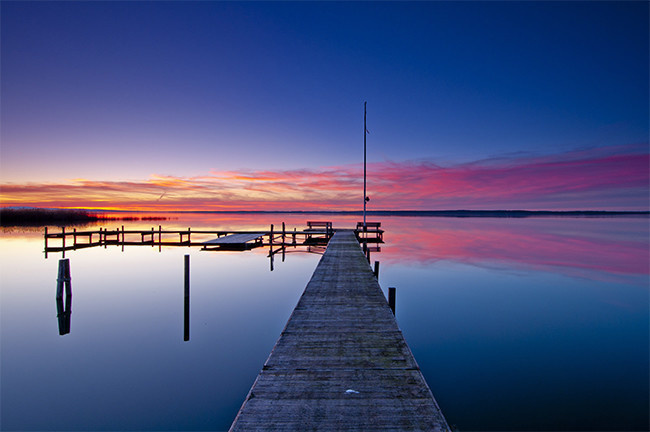
#> input picture img.jpg, 650 x 432 px
$ python -i ImageDB.py   (imports and definitions only)
#> lines starting #> are read from the running program, lines starting #| are printed output that depends on the picture
#> further down, picture is the input picture: PIL image 650x432 RGB; mean R, G, B 77.5, 84.8, 128.5
import io
import mysql.connector
import numpy as np
import random
import zlib
from PIL import Image
class db(object):
  # [67 lines left out: functions init, connect, test, avg_rgb, insert_img, select_rgb, not called in this run]

  def rgb_to_int(self, rgb):
    r, g, b = rgb
    return r*65536 + g*256 + b

  def int_to_rgb(self, rgb):
    r, g, b = rgb // 65536, (rgb - rgb // 65536 * 65536) // 256, rgb % 256
    return (r, g, b)

  # [16 lines left out: function select_rough_rgb, not called in this run]

  def select_ten(self):
    self.cursor.execute("SELECT * FROM imagedb.image LIMIT 10")
    return self.cursor.fetchall()

  def close_connection(self):
    self.cursor.close()
    self.conn.close()

  def resize_cut(self, img): # @raw bytes img, any size =. 300 * 300 pix
    size=img.size
#> size = (650, 432)
    if(size[0] > size[1]):
      img = img.resize((int(size[0]/size[1]*300), 300))
      size = img.size
#> size = (451, 300)
      img = img.crop(( int((size[0] - 300) / 2), 0, int((size[0] + 300) / 2), 300))
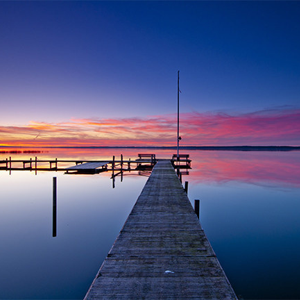
#> img: PIL image 300x300 RGB; mean R, G, B 79.6, 86.4, 131.1
    else:
      img = img.resize((300, int(size[1]/size[0]*300)))
      size = img.size
      img = img.crop(( 0, int( (size[1] - 300) / 2), 300, int( (size[1] + 300) / 2) ))
    return img

  def raw_to_img(self, raw_img): # @img obj
    return Image.open(io.BytesIO(raw_img))

  # [4 lines left out: function img_to_raw, not called in this run]

>>> from PIL import Image
>>> picture = Image.open('img.jpg')
>>> result = db().resize_cut(picture)
